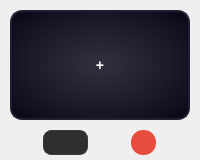
            <widget class="QWidget" name="slot13Widget" native="true">
             <property name="styleSheet">
              <string>QWidget#slot13Widget {
    background: qradialgradient(cx:0.5, cy:0.5, radius:0.8, fx:0.5, fy:0.5, stop:0 #2a2a3a, stop:0.5 #1a1a2a, stop:1 #0a0a1a);
    border: 1px solid #363540;
    border-radius: 8px;
}</string>
             </property>
             <layout class="QVBoxLayout" name="slot13Layout">
              <property name="spacing">
               <number>10</number>
              </property>
              <property name="leftMargin">
               <number>10</number>
              </property>
              <property name="topMargin">
               <number>10</number>
              </property>
              <property name="rightMargin">
               <number>10</number>
              </property>
              <property name="bottomMargin">
               <number>5</number>
              </property>
              <item>
               <widget class="QPushButton" name="slot13">
                <property name="minimumSize">
                 <size>
                  <width>110</width>
                  <height>110</height>
                 </size>
                </property>
                <property name="maximumSize">
                 <size>
                  <width>16777215</width>
                  <height>16777215</height>
                 </size>
                </property>
                <property name="styleSheet">
                 <string>QPushButton {
    background: qradialgradient(cx:0.5, cy:0.5, radius:0.8, fx:0.5, fy:0.5, stop:0 #303040, stop:0.5 #1a1a2a, stop:1 #000010);
    border: 2px solid #202030;
    border-radius: 12px;
    color: white;
    font-size: 14px;
    font-weight: bold;
}
QPushButton:hover {
    border: 1px solid #00ff88;
}
QPushButton:pressed {
    background: qradialgradient(cx:0.5, cy:0.5, radius:0.8, fx:0.5, fy:0.5, stop:0 #101020, stop:0.5 #0a0a1a, stop:1 #000000);
    border-color: #1a1a2a;
}</string>
                </property>
                <property name="text">
                 <string>+</string>
                </property>
                <property name="iconSize">
                 <size>
                  <width>96</width>
                  <height>96</height>
                 </size>
                </property>
                <property name="scaledContents" stdset="0">
                 <bool>true</bool>
                </property>
               </widget>
              </item>
              <item>
               <layout class="QHBoxLayout" name="slot13Controls">
                <property name="leftMargin">
                 <number>0</number>
                </property>
                <property name="topMargin">
                 <number>0</number>
                </property>
                <property name="rightMargin">
                 <number>0</number>
                </property>
                <property name="bottomMargin">
                 <number>0</number>
                </property>
                <item>
                 <widget class="QComboBox" name="slot13Hotkey">
                  <property name="minimumSize">
                   <size>
                    <width>45</width>
                    <height>25</height>
                   </size>
                  </property>
                  <property name="maximumSize">
                   <size>
                    <width>45</width>
                    <height>25</height>
                   </size>
                  </property>
                  <property name="styleSheet">
                   <string>QComboBox {
    background: #2f2f2f;
    border-radius: 8px;
    border: 1px solid #3a3a3a;
    padding: 2px 8px;
    color: white;
}

QComboBox:hover {
    border: 1px solid #00ff88;
}

QComboBox::drop-down {
    border: none;
    width: 18px;
}

QComboBox QAbstractItemView {
    background: #2a2a2a;
    border: 1px solid #00ff88;
    selection-background-color: #00ff88;
    selection-color: #000000;
    color: white;
}

QComboBox QAbstractItemView::item {
    padding: 5px 10px;
}

QComboBox QAbstractItemView::item:selected {
    background: #00ff88;
    color: #000000;
}

QScrollBar:vertical {
    background: #2a2a2a;
    width: 8px;
    border-radius: 4px;
}

QScrollBar::handle:vertical {
    background: #00ff88;
    border-radius: 4px;
    min-height: 20px;
}

QScrollBar::handle:vertical:hover {
    background: #00cc66;
}</string>
                  </property>
                 </widget>
                </item>
                <item>
                 <widget class="QPushButton" name="slot13Delete">
                  <property name="minimumSize">
                   <size>
                    <width>25</width>
                    <height>25</height>
                   </size>
                  </property>
                  <property name="maximumSize">
                   <size>
                    <width>25</width>
                    <height>25</height>
                   </size>
                  </property>
                  <property name="styleSheet">
                   <string>QPushButton {
    background-color: #e74c3c;
    border: none;
    border-radius: 12px;
    color: white;
    font-size: 12px;
    font-weight: bold;
}
QPushButton:hover {
    border: 1px solid #00ff88;
}</string>
                  </property>
                  <property name="text">
                   <string/>
                  </property>
                  <property name="icon">
                   <iconset resource="Soundpack.qrc">
                    <normaloff>:/app/img/app/bin (1).png</normaloff>:/app/img/app/bin (1).png</iconset>
                  </property>
                 </widget>
                </item>
               </layout>
              </item>
             </layout>
            </widget>
